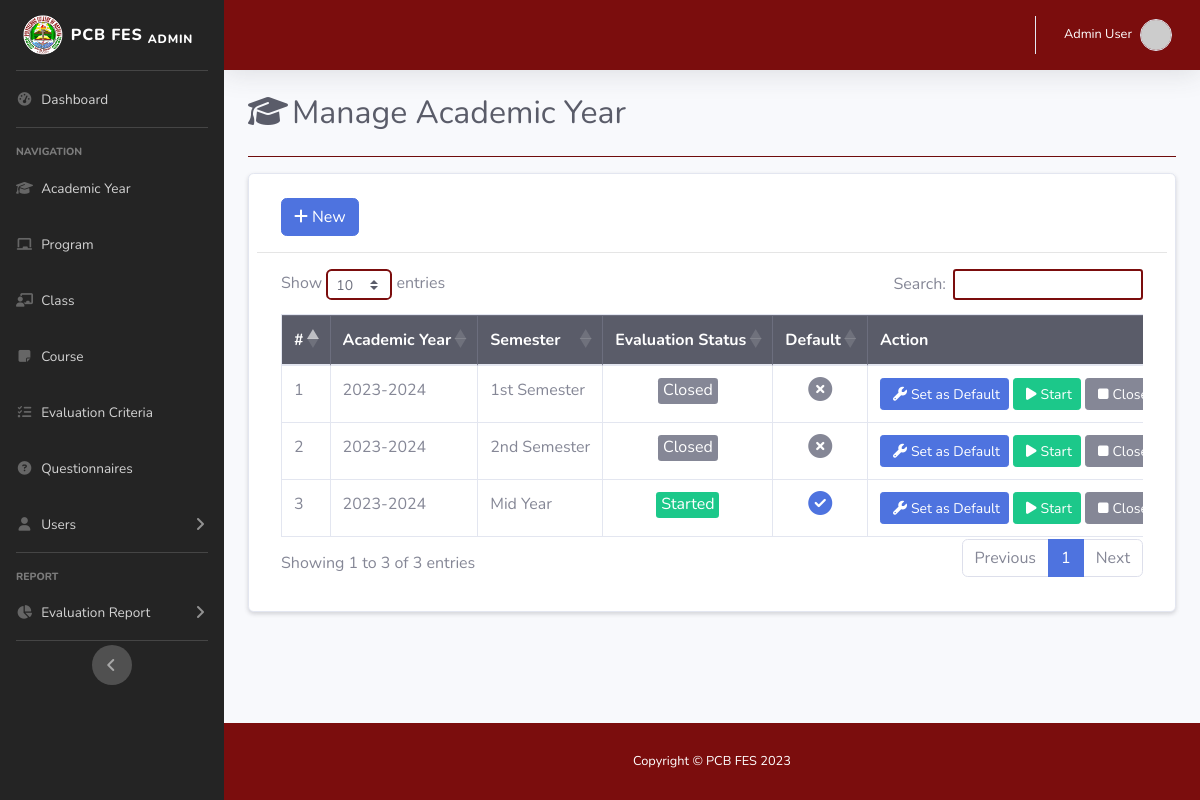
Before: /admin/acad_yr.php (signed in) with the older database file.
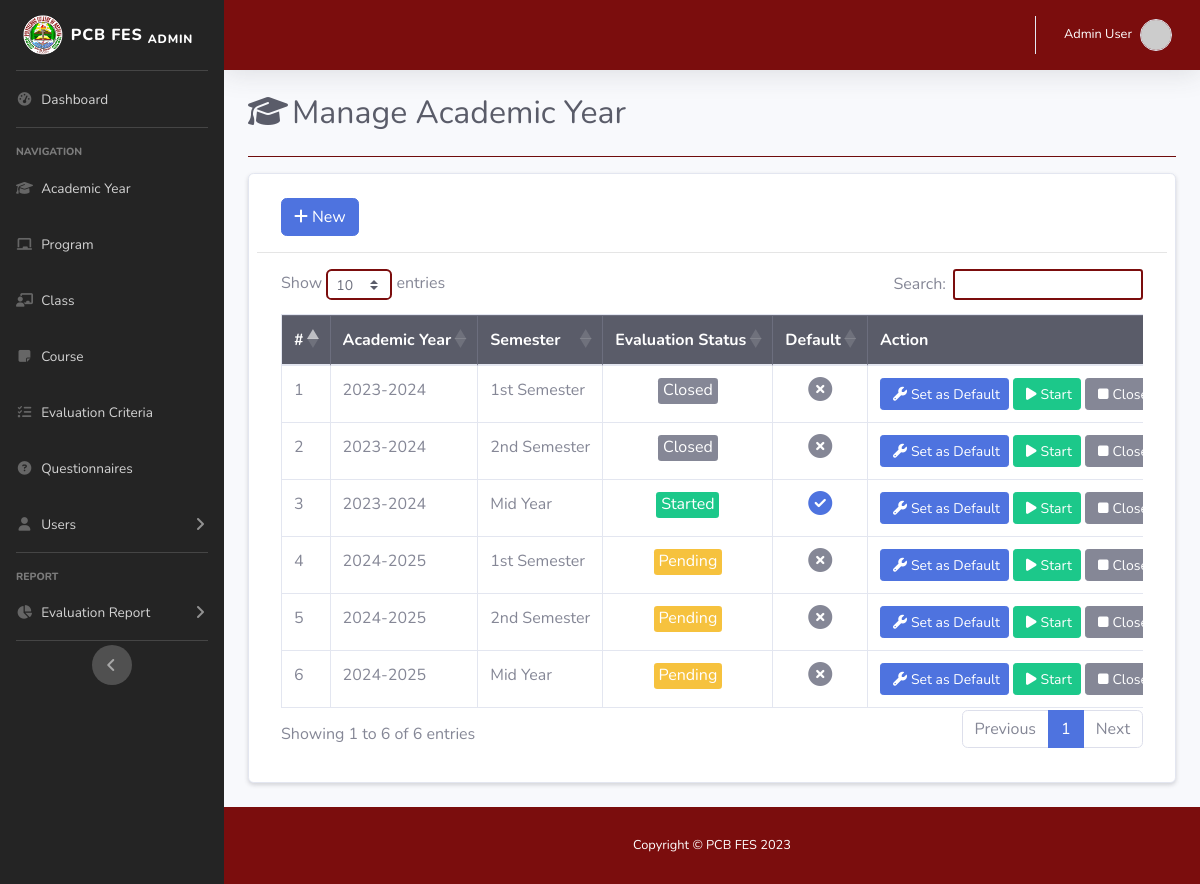
After: the same page with the newer database file.
### tables this page shows
CREATE TABLE `acad_yr_tbl` (
  `acad_id` int(11) NOT NULL,
  `year_start` year(4) NOT NULL,
  `year_end` year(4) NOT NULL,
  `semester` int(11) NOT NULL,
  `status` varchar(50) NOT NULL,
  `is_default` varchar(5) NOT NULL
);

### admin/acad_yr.php (the view, shortened to what the changed rows need)
<!DOCTYPE html>
<html lang="en">
<head>
    <link rel="stylesheet" href="https://stackpath.bootstrapcdn.com/bootstrap/4.2.1/css/bootstrap.min.css">
    <link rel="stylesheet" href="https://cdn.datatables.net/1.10.18/css/dataTables.bootstrap4.min.css">
    <link href="../assets/vendor/fontawesome-free/css/all.min.css" rel="stylesheet" type="text/css">
    <link href="../assets/css/sb-admin-2.min.css" rel="stylesheet">
    <link href="../assets/css/custom.css" rel="stylesheet">
    <link rel="stylesheet" href="https://cdn.jsdelivr.net/npm/@sweetalert2/theme-borderless@5/borderless.css" />
</head>
<body id="page-top">
    <div id="wrapper">
        <div id="content-wrapper" class="d-flex flex-column">
            <div id="content">
                <div class="container-fluid justify-content-center">
                    <div class="d-sm-flex align-items-center justify-content-between mb-4">
                        <h1 class="h2 mb-0 text-gray-800"> <i class="fas fa-fw fa-graduation-cap mr-1"></i>Manage Academic Year</h1>
                    </div>
<div class="container card p-2 mb-4 shadow-sm">
    <div class="row">
        <div class="col-12 col-md-12">
            <div class="container mb-3 mt-3">
                <a href="#addnew" data-toggle="modal" class="btn btn-primary"><i class="fa-solid fa-plus mr-1"></i>New</a>
            </div>
            <hr>
            <div class="container mb-4">
                <table id="myTable" class="table table-bordered nowrap" style="width:100%">
                    <thead class="table-dark">
                        <th>#</th>
                        <th>Academic Year</th>
                        <th>Semester</th>
                        <th>Evaluation Status</th>
                        <th>Default</th>
                        <th>Action</th>
                    </thead>
                    <tbody>
                        <?php
                            require '../db/dbconn.php';
                            $sql = "SELECT * FROM acad_yr_tbl ORDER BY year_start ASC";
                            $num = 1;
                            $query = mysqli_query($conn, $sql);
                            while($row = mysqli_fetch_assoc($query)){
                                if ($row['status'] == "started") {
                                    $status = "<td><div class='row'><div class='col text-center'><span class='badge badge-success rounded-sm badge-lg'><span class='h6'>".ucfirst($row['status'])."</span></span></div></div></td>";
                                }else if ($row['status'] == "pending"){
                                    $status = "<td><div class='row'><div class='col text-center'><span class='badge badge-warning rounded-sm badge-lg'><span class='h6'>".ucfirst($row['status'])."</span></span></div></div></td>";
                                }else{
                                    $status = "<td><div class='row'><div class='col text-center'><span class='badge badge-secondary rounded-sm badge-lg'><span class='h6'>".ucfirst($row['status'])."</span></span></div></div></td>";
                                }
                                if ($row['semester'] == 1) {
                                    $semester = "1st Semester";
                                } else if ($row['semester'] == 2){
                                    $semester = "2nd Semester";
                                } else{
                                    $semester = "Mid Year";
                                }
                                if ($row['is_default'] == "yes") {
                                    $is_default = "<div class='row'><div class='col text-center'><i class='fa-solid fa-circle-check text-primary fa-xl'></i></div></div>";
                                } else{
                                    $is_default = "<div class='row'><div class='col text-center'><i class='fa-solid fa-circle-xmark fa-xl'></i></div></div>";
                                }
                                echo
                                "<tr>
                                    <td>".$num."</td>
                                    <td>".$row['year_start']. "-" .$row['year_end']."</td>
                                    <td>".$semester."</td>
                                   $status
                                   <td>".$is_default."</td>
                                    <td>
                                        <a href='#set_default".$row['acad_id']."' class='btn btn-primary btn-sm' data-toggle='modal'><i class='fa fa-wrench m-1'></i>Set as Default</a>
                                        <a href='#start_".$row['acad_id']."' class='btn btn-success btn-sm' data-toggle='modal'><i class='fa fa-play m-1'></i>Start</a>
                                        <a href='#stop_".$row['acad_id']."' class='btn btn-secondary btn-sm' data-toggle='modal'><i class='fa fa-stop m-1'></i>Close</a>
                                    </td>
                                </tr>";
                            $num++;}
                        ?>
                    </tbody>
                </table>
            </div>
        </div>
    </div>
</div>
                </div>
            </div>
        </div>
    </div>
</body>
</html>

Changed rows visible on the page:
added acad_yr_tbl: year_start "2024", year_end "2025", semester "1st Semester", status "Pending", is_default "no" (drawn)
added acad_yr_tbl: year_start "2024", year_end "2025", semester "2nd Semester", status "Pending", is_default "no" (drawn)
added acad_yr_tbl: year_start "2024", year_end "2025", semester "Mid Year", status "Pending", is_default "no" (drawn)
Other visible differences:
text written by a page script: "Show entries Search: Showing 1 to 3 of 3 entries Previous 1 Next" → "Show entries Search: Showing 1 to 6 of 6 entries Previous 1 Next"
